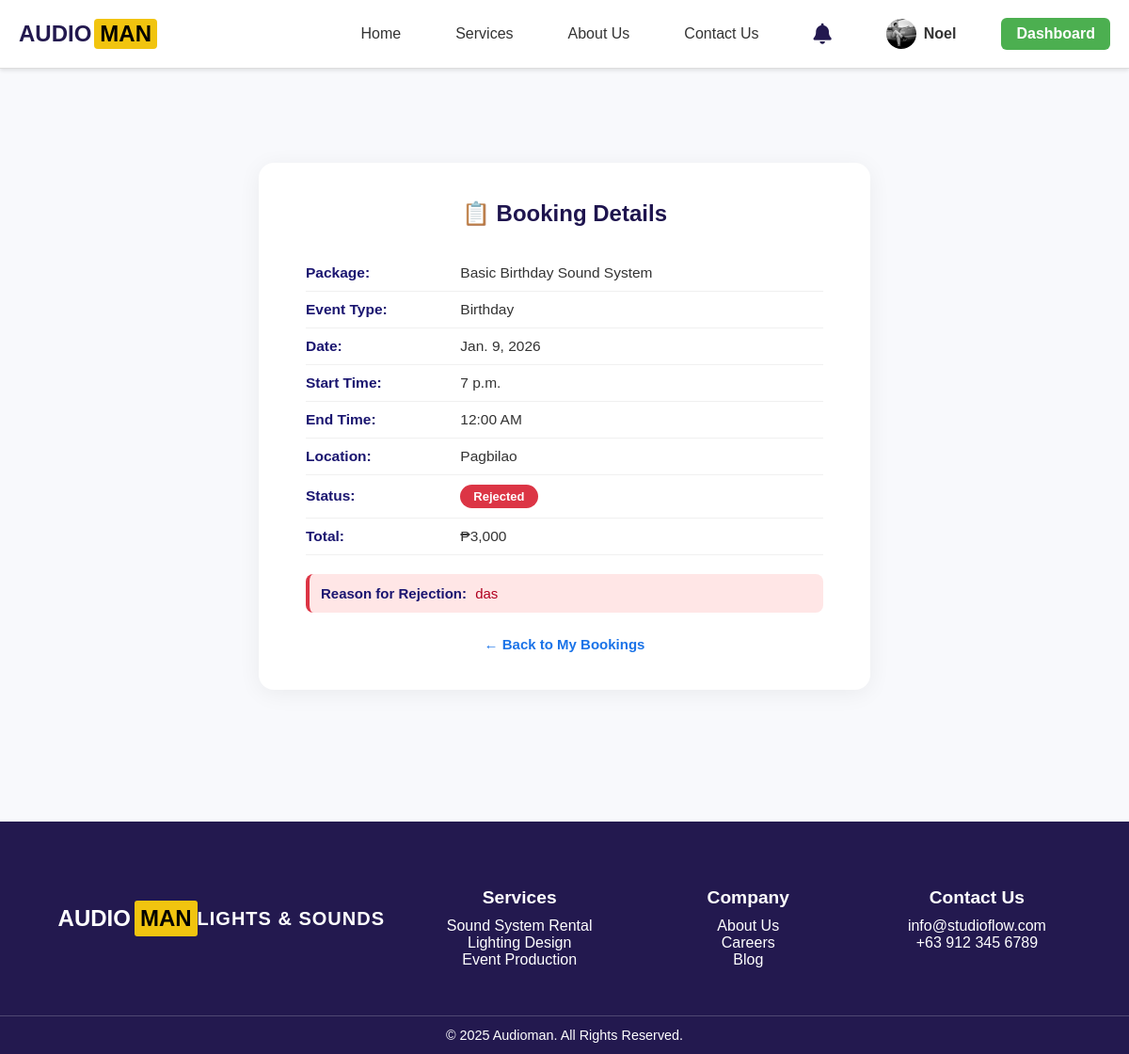
Screenshot of /accounts/mybookings/278/ (signed in) with the database file from the repository.
### accounts/models.py (models this page shows, shortened)
class Profile(models.Model):
    user = models.OneToOneField(User, on_delete=models.CASCADE)
    contact_number = models.CharField(max_length=20)
    province = models.CharField(max_length=100)
    city = models.CharField(max_length=100)
    barangay = models.CharField(max_length=100, blank=True, null=True)  # ➕ Added field
    address = models.CharField(max_length=255, blank=True, null=True)
    profile_picture = models.ImageField(upload_to='profile_pictures/', blank=True, null=True)
    requested_admin = models.BooleanField(default=False)

class Booking(models.Model):
    STATUS_CHOICES = [
        ('Processing', 'Processing'),
        ('Approved', 'Approved'),
        ('Rejected', 'Rejected'),
        ('Completed', 'Completed'),
    ]
    user = models.ForeignKey(User, on_delete=models.CASCADE)
    package = models.ForeignKey('ServicePackage', on_delete=models.CASCADE)
    full_name = models.CharField(max_length=100)
    email = models.EmailField()
    contact_number = models.CharField(max_length=20)
    event_date = models.DateField()
    event_time = models.TimeField()
    end_time = models.TimeField(null=True, blank=True)
    event_type = models.CharField(max_length=100)
    location = models.CharField(max_length=255)
    fulladdress = models.CharField(max_length=255, blank=True, null=True)
    status = models.CharField(max_length=50, choices=STATUS_CHOICES, default='Processing')
    price = models.CharField(max_length=20)
    created_at = models.DateTimeField(default=timezone.now)
    cancel_reason = models.TextField(blank=True, null=True)
    reject_reason = models.TextField(null=True, blank=True)
    review_exists = models.BooleanField(null=False, default=False)
    barangay = models.CharField(max_length=100, blank=True, null=True)
    is_seen = models.BooleanField(default=False) # Idagdag ito

class ServicePackage(models.Model):
    EVENT_CHOICES = [
        ("Wedding", "Wedding"),
        ("Birthday", "Birthday"),
        ("Corporate", "Corporate"),
        ("Concert", "Concert"),
        ("Seminar", "Seminar"),
        ("Graduation", "Graduation"),
        ("Awarding Ceremony", "Awarding Ceremony"),
        ("Fundraising", "Fundraising"),
        ("Fashion Show", "Fashion Show"),
        ("Church", "Church"),
        ("Conference", "Conference"),
        ("School Event", "School Event"),
        ("Charity Event", "Charity Event"),
    ]
    title = models.CharField(max_length=200)
    description = models.TextField()
    price = models.CharField(max_length=50)
    image = models.ImageField(upload_to="packages/", blank=True, null=True)
    equipment = models.ManyToManyField(
        "Equipment",
        through="PackageEquipment",
        related_name="service_packages"
    )
    category = models.CharField(
        max_length=50,
        choices=EVENT_CHOICES,
        default="Wedding"
    )

### accounts/views.py (the view)
# urls.py: path('mybookings/<int:booking_id>/', views.view_mybooking, name='view_mybooking'),
@login_required
def view_mybooking(request, booking_id):
    booking = get_object_or_404(Booking, id=booking_id, user=request.user)
    return render(request, 'accounts/view_mybooking.html', {'booking': booking})

### accounts/context_processors.py (called while the page is built)
def notifications_context(request):
    if request.user.is_authenticated:
        notifications = Notification.objects.filter(user=request.user).order_by('-created_at')
        unread_count = notifications.filter(is_read=False).count()
        return {
            'notifications': notifications,
            'notifications_unread_count': unread_count
        }
    return {}

def global_notifications(request):
    if request.user.is_authenticated:
        notifications = Booking.objects.filter(status="Pending")
    else:
        notifications = []
    return {
        'notifications': notifications
    }

def user_notifications(request):
    if request.user.is_authenticated:
        notifications_qs = Notification.objects.filter(user=request.user).order_by('-created_at')
        notifications_unread_count = notifications_qs.filter(is_read=False).count()
        latest_notifications = notifications_qs[:5]
        return {
            'notifications': latest_notifications,
            'notifications_unread_count': notifications_unread_count,
        }
    return {
        'notifications': [],
        'notifications_unread_count': 0,
    }

### accounts/templates/accounts/view_mybooking.html (shortened to what this page needs)
{% extends 'base.html' %}
{% load static %}
{% block content %}
<div class="booking-wrapper">
  <div class="booking-card">
    <h2>📋 Booking Details</h2>
    <ul>
      <li><strong>Package:</strong> {{ booking.package.title }}</li>
      <li><strong>Event Type:</strong> {{ booking.event_type }}</li>
      <li><strong>Date:</strong> {{ booking.event_date }}</li>
      <li><strong>Start Time:</strong> {{ booking.event_time }}</li>
      <li><strong>End Time:</strong> {{ booking.end_time|time:"g:i A" }}</li>
      <li><strong>Location:</strong> {{ booking.location }}</li>
      <li>
        <strong>Status:</strong>
        <span class="status-badge
          {% if booking.status|lower == 'accepted' %}accepted
          {% elif booking.status|lower == 'rejected' %}rejected
          {% elif booking.status|lower == 'processing' %}processing
          {% elif booking.status|lower == 'cancelled' %}cancelled
          {% elif booking.status|lower == 'completed' %}completed
          {% endif %}">
          {{ booking.status }}
        </span>
      </li>
      <li><strong>Total:</strong> {{ booking.price }}</li>
    </ul>
    {% if booking.status == "Rejected" and booking.reject_reason %}
    <div class="reject-reason">
      <strong>Reason for Rejection:</strong> {{ booking.reject_reason }}
    </div>
    {% endif %}
    <a href="{% url 'mybookings' %}" class="back-link">← Back to My Bookings</a>
  </div>
</div>
{% endblock %}

### accounts/templates/base.html (shortened to what this page needs)
{% load static %}
<!DOCTYPE html>
<html lang="en">
<head>
    <link rel="stylesheet" href="{% static 'css/base.css' %}">
    <link rel="stylesheet" href="https://cdnjs.cloudflare.com/ajax/libs/font-awesome/6.4.0/css/all.min.css">
</head>
<body>
<header class="nav-header">
    <div class="left-section">
        <div class="logo">
            <span class="text-white">AUDIO</span><span class="text-yellow">MAN</span>
        </div>
    </div>
    <nav id="navMenu">
        <ul>
            <li class="{% if request.resolver_match.url_name == 'home' %}active{% endif %}">
                <a href="{% url 'home' %}">Home</a>
            </li>
            <li class="{% if request.resolver_match.url_name == 'services' %}active{% endif %}">
                <a href="{% url 'services' %}">Services</a>
            </li>
            <li class="{% if request.resolver_match.url_name == 'aboutus' %}active{% endif %}">
                <a href="{% url 'aboutus' %}">About Us</a>
            </li>
            <li class="{% if request.resolver_match.url_name == 'contactus' %}active{% endif %}">
                <a href="{% url 'contactus' %}">Contact Us</a>
            </li>
                            {% if user.is_authenticated %}
<li class="notification-item">
    <a href="#" class="notification-link" id="notificationBell">
        <i class="fas fa-bell"></i>
    </a>
</li>
                <li class="profile-item">
                    <a href="{% url 'profile' %}" class="profile-link">
                        {% if user.profile.profile_picture %}
                            <img src="{{ user.profile.profile_picture.url }}" alt="Profile Picture">
                        {% else %}
                            <img src="{% static 'images/profile-icon.png' %}" alt="Default Icon">
                        {% endif %}
                        <span class="profile-name">{{ user.username }}</span>
                    </a>
                </li>
                {% if user.is_staff %}
                    <li><a href="{% url 'dashboard' %}" class="dashboard-btn">Dashboard</a></li>
                {% endif %}
            {% else %}
                <li><a href="{% url 'register' %}">Register</a></li>
                <li><a href="{% url 'login' %}">Login</a></li>
            {% endif %}
        </ul>
    </nav>
</header>
{% block content %}{% endblock %}
{% if not hide_footer %}
<footer class="footer fade-in">
  <div class="logo">
    <span style="color:white;font-weight:bold;font-size:1.5rem;">AUDIO</span>
    <span style="background:#f1c40f;color:black;padding:2px 6px;border-radius:3px;margin-left:4px;font-size:1.5rem;">MAN</span><br>
    <small style="color:white;text-transform:uppercase;letter-spacing:1px;">Lights & Sounds</small>
  </div>
  <div class="column">
    <h3>Services</h3>
    <p>Sound System Rental</p>
    <p>Lighting Design</p>
    <p>Event Production</p>
  </div>
  <div class="column">
    <h3>Company</h3>
    <p>About Us</p>
    <p>Careers</p>
    <p>Blog</p>
  </div>
  <div class="column">
    <h3>Contact Us</h3>
    <p>info@studioflow.com</p>
    <p>+63 912 345 6789</p>
  </div>
</footer>
<div class="footer-bottom">
  © 2025 Audioman. All Rights Reserved.
</div>
{% endif %}
</body>
</html>

### accounts/static/css/base.css (style rules this page uses)
:root { --primary-color: #23194f; --secondary-color: #DDFEF8; --accent-color: #3a2d7c; --highlight-bg: linear-gradient(135deg, #dceaff, #eef5ff); --text-color: #333; --light-color: #ffffff; --font-main: 'MavenPro', sans-serif; }
* { box-sizing: border-box; margin: 0; padding: 0; }
body { font-family: var(--font-main); background-color: var(--light-color); color: var(--text-color); }
.nav-header { display: flex; justify-content: space-between; align-items: center; background-color: #ffffff; padding: 12px 30px; box-shadow: 0 2px 4px rgba(0, 0, 0, 0.1); }
.logo { display: flex; align-items: center; font-family: 'MavenPro', sans-serif; font-size: 1.8rem; font-weight: bold; color: #23194f; }
.logo .text-white { color: #23194f; }
.logo .text-yellow { background-color: #f1c40f; color: #000000; padding: 2px 6px; border-radius: 4px; margin-left: 3px; font-weight: bold; }
nav ul { display: flex; list-style: none; margin: 0; padding: 0; }
nav ul li { margin-left: 20px; position: relative; }
nav ul li a { text-decoration: none; color: #333333; font-weight: 500; padding: 8px 12px; border-radius: 5px; transition: background-color 0.3s, color 0.3s; display: flex; align-items: center; }
.profile-link { display: flex; align-items: center; gap: 8px; text-decoration: none; color: var(--text-color); }
.profile-link img { width: 24px; height: 24px; border-radius: 50%; object-fit: cover; }
.profile-name { font-size: 1rem; font-weight: 500; }

### accounts/templates/accounts/view_mybooking.html (style rules this page uses)
body { font-family: 'MavenPro', sans-serif; background-color: #f8f9fc; }
.booking-wrapper { display: flex; justify-content: center; align-items: flex-start; padding-top: 100px; min-height: 100vh; }
.booking-card { background: #fff; border-radius: 16px; box-shadow: 0 4px 25px rgba(0, 0, 0, 0.06); padding: 40px 50px; width: 90%; max-width: 650px; text-align: left; }
.booking-card h2 { font-size: 24px; font-weight: 700; color: #1e144e; display: flex; align-items: center; justify-content: center; gap: 10px; margin-bottom: 30px; }
.booking-card ul { list-style: none; padding: 0; margin: 0; }
.booking-card li { font-size: 15.5px; color: #333; padding: 10px 0; border-bottom: 1px solid #f0f0f0; }
.booking-card strong { color: #1a1570; width: 160px; display: inline-block; }
.status-badge { display: inline-block; padding: 5px 14px; border-radius: 20px; font-size: 13px; font-weight: 600; color: #fff; text-transform: capitalize; }
.status-badge.rejected { background: #dc3545; }
.reject-reason { background-color: #ffe6e6; border-left: 4px solid #dc3545; padding: 12px; border-radius: 8px; margin-top: 20px; color: #b00020; font-size: 15px; }
.back-link { display: block; text-align: center; margin-top: 25px; color: #1a73e8; font-weight: 600; text-decoration: none; font-size: 15px; }

### rows the page displays
Booking: package "Basic Birthday Sound System", event_type "Birthday", event_date "Jan. 9, 2026", event_time "7 p.m.", end_time "12:00 AM", location "Pagbilao", status "Rejected", price "₱3,000", reject_reason "das"

### other values shown
{{ user.username }} "Noel"
